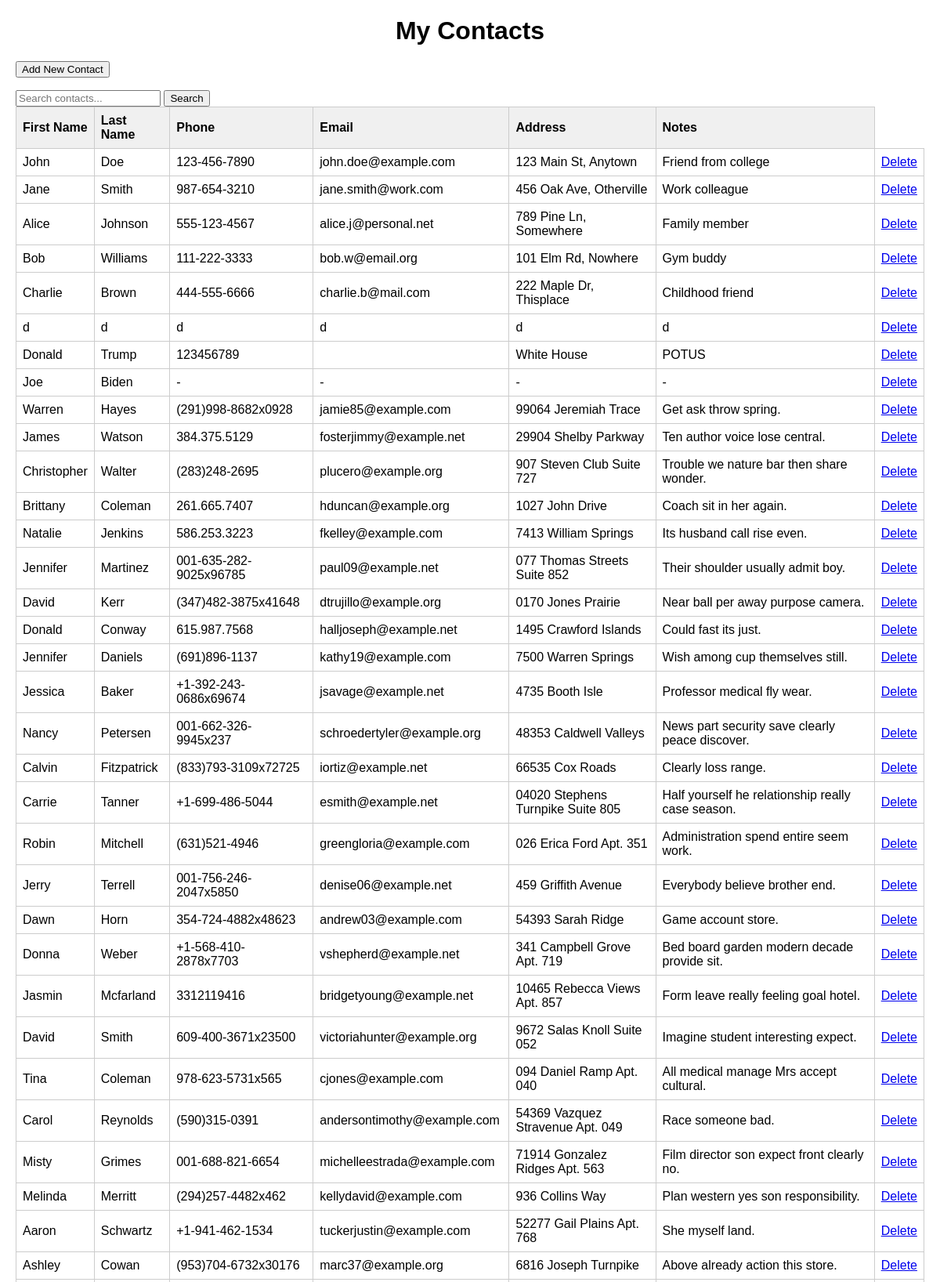
The page / (upper part) on the database its author committed.
### tables this page shows
CREATE TABLE contacts (
                id INTEGER PRIMARY KEY AUTOINCREMENT,
                first_name TEXT NOT NULL,
                last_name TEXT,
                phone TEXT,
                email TEXT,
                address TEXT,
                notes TEXT
            );

### app.py (the view)
@app.route('/')
def home():
    return render_template('home.html', contacts=get_all_contacts_from_database())

### database_manager.py (called while the page is built)
def get_all_contacts_from_database():
    conn = sqlite3.connect(DATABASE_NAME)
    cursor = conn.cursor()
    cursor.execute("SELECT * FROM contacts")
    rows = cursor.fetchall()
    conn.close()
    contacts = []
    for row in rows:
        contact = Contact(
            contact_id=row[0],
            first_name=row[1],
            last_name=row[2],
            phone=row[3],
            email=row[4],
            address=row[5],
            notes=row[6]
        )
        contacts.append(contact)
    return contacts

### templates/home.html (shortened to what this page needs)
<!DOCTYPE html>
<html lang="en">
<head>
</head>
<body>
    <h1>My Contacts</h1>
    <p><button onclick='location.href="{{ url_for('add_contact') }}"'>Add New Contact</button></p>
    <form method="POST" action="{{ url_for('search') }}">
        <input type="text" name="query" placeholder="Search contacts..." value="{{ search_query or '' }}">
        <button type="submit">Search</button>
    </form>
    {% if contacts %}
    <table>
        <thead>
            <tr>
                <th>First Name</th>
                <th>Last Name</th>
                <th>Phone</th>
                <th>Email</th>
                <th>Address</th>
                <th>Notes</th>
            </tr>
        </thead>
        <tbody>
            {% for contact in contacts %}
            <tr>
                <td>{{ contact.first_name }}</td>
                <td>{{ contact.last_name }}</td>
                <td>{{ contact.phone }}</td>
                <td>{{ contact.email }}</td>
                <td>{{ contact.address }}</td>
                <td>{{ contact.notes }}</td>
                <td><a href="{{ url_for('delete_contact', contact_id=contact.contact_id) }}">Delete</a></td>
            </tr>
            {% endfor %}
        </tbody>
    </table>
    {% else %}
    <p class="no-contacts">No contacts found in your book yet.</p>
    {% endif %}
</body>
</html>

### templates/home.html (style rules this page uses)
body { font-family: sans-serif; margin: 20px; }
h1 { text-align: center; margin-bottom: 20px; }
table { width: 100%; border-collapse: collapse; margin-bottom: 20px; }
th, td { border: 1px solid #ccc; padding: 8px; text-align: left; }
th { background-color: #f0f0f0; font-weight: bold; }

### rows shown on the page
contacts: first_name "John", last_name "Doe", phone "123-456-7890", email "john.doe@example.com", address "123 Main St, Anytown", notes "Friend from college"
contacts: first_name "Jane", last_name "Smith", phone "987-654-3210", email "jane.smith@work.com", address "456 Oak Ave, Otherville", notes "Work colleague"
contacts: first_name "Alice", last_name "Johnson", phone "555-123-4567", email "alice.j@personal.net", address "789 Pine Ln, Somewhere", notes "Family member"
contacts: first_name "Bob", last_name "Williams", phone "111-222-3333", email "bob.w@email.org", address "101 Elm Rd, Nowhere", notes "Gym buddy"
contacts: first_name "Charlie", last_name "Brown", phone "444-555-6666", email "charlie.b@mail.com", address "222 Maple Dr, Thisplace", notes "Childhood friend"
contacts: first_name "d", last_name "d", phone "d", email "d", address "d", notes "d"
contacts: first_name "Donald", last_name "Trump", phone "123456789", address "White House", notes "POTUS"
contacts: first_name "Joe", last_name "Biden", phone "-", email "-", address "-", notes "-"
contacts: first_name "Warren", last_name "Hayes", phone "(291)998-8682x0928", email "jamie85@example.com", address "99064 Jeremiah Trace", notes "Get ask throw spring."
contacts: first_name "James", last_name "Watson", phone "384.375.5129", email "fosterjimmy@example.net", address "29904 Shelby Parkway", notes "Ten author voice lose central."
contacts: first_name "Christopher", last_name "Walter", phone "(283)248-2695", email "plucero@example.org", address "907 Steven Club Suite 727", notes "Trouble we nature bar then share wonder."
contacts: first_name "Brittany", last_name "Coleman", phone "261.665.7407", email "hduncan@example.org", address "1027 John Drive", notes "Coach sit in her again."
contacts: first_name "Natalie", last_name "Jenkins", phone "586.253.3223", email "fkelley@example.com", address "7413 William Springs", notes "Its husband call rise even."
contacts: first_name "Jennifer", last_name "Martinez", phone "001-635-282-9025x96785", email "paul09@example.net", address "077 Thomas Streets Suite 852", notes "Their shoulder usually admit boy."
contacts: first_name "David", last_name "Kerr", phone "(347)482-3875x41648", email "dtrujillo@example.org", address "0170 Jones Prairie", notes "Near ball per away purpose camera."
contacts: first_name "Donald", last_name "Conway", phone "615.987.7568", email "halljoseph@example.net", address "1495 Crawford Islands", notes "Could fast its just."
contacts: first_name "Jennifer", last_name "Daniels", phone "(691)896-1137", email "kathy19@example.com", address "7500 Warren Springs", notes "Wish among cup themselves still."
contacts: first_name "Jessica", last_name "Baker", phone "+1-392-243-0686x69674", email "jsavage@example.net", address "4735 Booth Isle", notes "Professor medical fly wear."
contacts: first_name "Nancy", last_name "Petersen", phone "001-662-326-9945x237", email "schroedertyler@example.org", address "48353 Caldwell Valleys", notes "News part security save clearly peace discover."
contacts: first_name "Calvin", last_name "Fitzpatrick", phone "(833)793-3109x72725", email "iortiz@example.net", address "66535 Cox Roads", notes "Clearly loss range."
contacts: first_name "Carrie", last_name "Tanner", phone "+1-699-486-5044", email "esmith@example.net", address "04020 Stephens Turnpike Suite 805", notes "Half yourself he relationship really case season."
contacts: first_name "Robin", last_name "Mitchell", phone "(631)521-4946", email "greengloria@example.com", address "026 Erica Ford Apt. 351", notes "Administration spend entire seem work."
contacts: first_name "Jerry", last_name "Terrell", phone "001-756-246-2047x5850", email "denise06@example.net", address "459 Griffith Avenue", notes "Everybody believe brother end."
contacts: first_name "Dawn", last_name "Horn", phone "354-724-4882x48623", email "andrew03@example.com", address "54393 Sarah Ridge", notes "Game account store."
contacts: first_name "Donna", last_name "Weber", phone "+1-568-410-2878x7703", email "vshepherd@example.net", address "341 Campbell Grove Apt. 719", notes "Bed board garden modern decade provide sit."
contacts: first_name "Jasmin", last_name "Mcfarland", phone "3312119416", email "bridgetyoung@example.net", address "10465 Rebecca Views Apt. 857", notes "Form leave really feeling goal hotel."
contacts: first_name "David", last_name "Smith", phone "609-400-3671x23500", email "victoriahunter@example.org", address "9672 Salas Knoll Suite 052", notes "Imagine student interesting expect."
contacts: first_name "Tina", last_name "Coleman", phone "978-623-5731x565", email "cjones@example.com", address "094 Daniel Ramp Apt. 040", notes "All medical manage Mrs accept cultural."
contacts: first_name "Carol", last_name "Reynolds", phone "(590)315-0391", email "andersontimothy@example.com", address "54369 Vazquez Stravenue Apt. 049", notes "Race someone bad."
contacts: first_name "Misty", last_name "Grimes", phone "001-688-821-6654", email "michelleestrada@example.com", address "71914 Gonzalez Ridges Apt. 563", notes "Film director son expect front clearly no."
contacts: first_name "Melinda", last_name "Merritt", phone "(294)257-4482x462", email "kellydavid@example.com", address "936 Collins Way", notes "Plan western yes son responsibility."
contacts: first_name "Aaron", last_name "Schwartz", phone "+1-941-462-1534", email "tuckerjustin@example.com", address "52277 Gail Plains Apt. 768", notes "She myself land."
contacts: first_name "Ashley", last_name "Cowan", phone "(953)704-6732x30176", email "marc37@example.org", address "6816 Joseph Turnpike", notes "Above already action this store."
